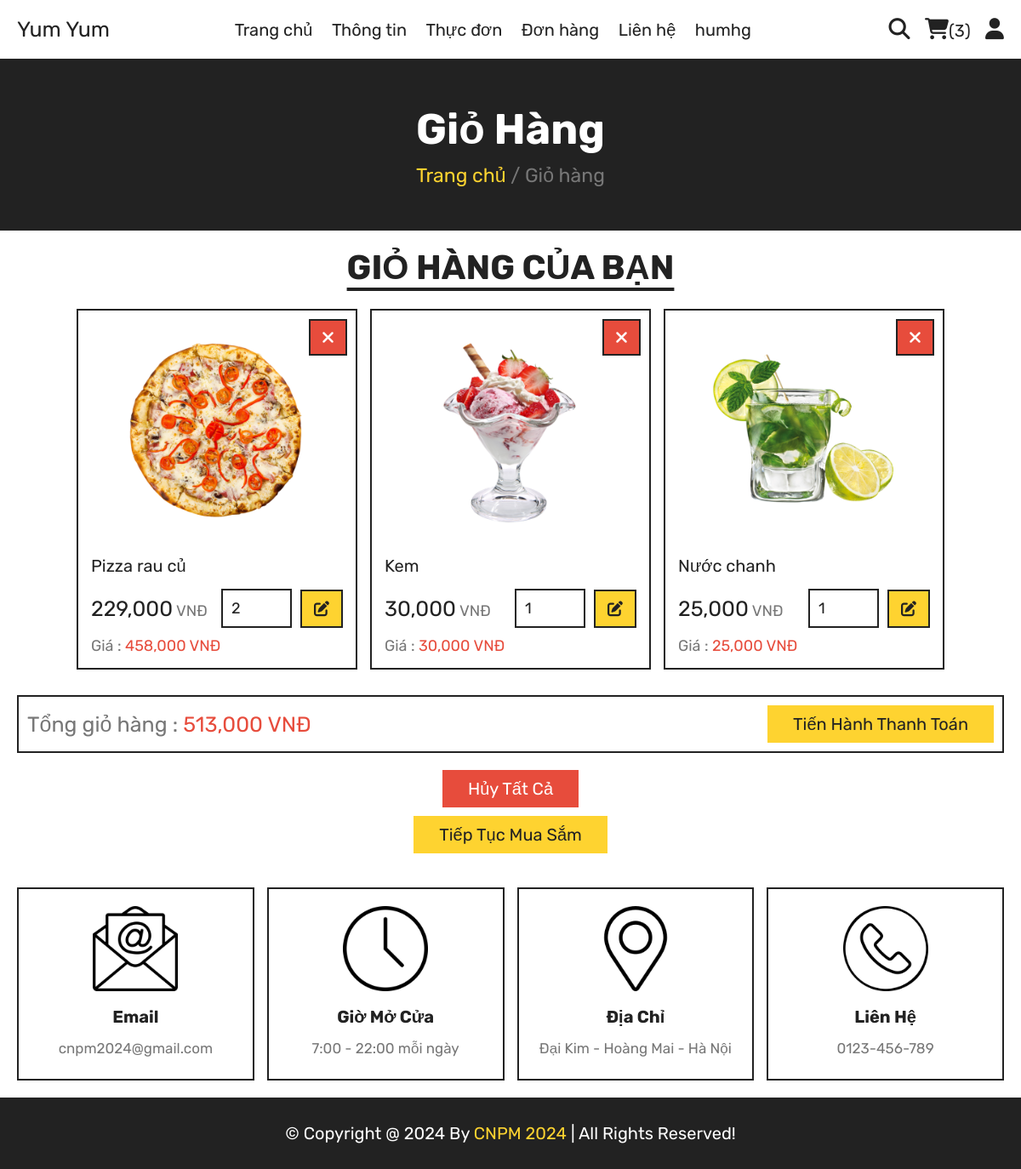
/food_website/cart.php (signed in), run on the app's committed database.
### tables this page shows
CREATE TABLE `cart` (
  `id` int(100) NOT NULL,
  `user_id` int(100) NOT NULL,
  `pid` int(100) NOT NULL,
  `name` varchar(100) NOT NULL,
  `price` int(10) NOT NULL,
  `quantity` int(10) NOT NULL,
  `image` varchar(100) NOT NULL
);

### food_website/cart.php (the view, shortened to what this page needs)
<!DOCTYPE html>
<html lang="en">
<head>
   <link rel="stylesheet" href="https://cdnjs.cloudflare.com/ajax/libs/font-awesome/6.1.1/css/all.min.css">
   <link rel="stylesheet" href="css/style.css">
</head>
<body>
<?php include 'components/user_header.php'; ?>
<div class="heading">
   <h3>Giỏ hàng</h3>
   <p><a href="home.php">Trang chủ</a> <span> / Giỏ hàng</span></p>
</div>
<section class="products">
   <h1 class="title">Giỏ hàng của bạn</h1>
   <div class="box-container">
      <?php
         $grand_total = 0;
         $select_cart = $conn->prepare("SELECT * FROM `cart` WHERE user_id = ?");
         $select_cart->execute([$user_id]);
         if($select_cart->rowCount() > 0){
            while($fetch_cart = $select_cart->fetch(PDO::FETCH_ASSOC)){
      ?>
      <form action="" method="post" class="box">
         <button type="submit" class="fas fa-times" name="delete" onclick="return confirm('Xóa món?');"></button>
         <img src="uploaded_img/<?= $fetch_cart['image']; ?>" alt="">
         <div class="name"><?= $fetch_cart['name']; ?></div>
         <div class="flex">
            <div class="price"><?= number_format($fetch_cart['price']); ?><span> VNĐ</span></div>
            <input type="number" name="qty" class="qty" min="1" max="99" value="<?= $fetch_cart['quantity']; ?>" maxlength="2">
            <button type="submit" class="fas fa-edit" name="update_qty"></button>
         </div>
         <div class="sub-total"> Giá : <span><?= number_format($sub_total = ($fetch_cart['price'] * $fetch_cart['quantity'])); ?> VNĐ</span> </div>
      </form>
      <?php
               $grand_total += $sub_total;
            }
         }else{
            echo '<p class="empty">Giỏ hàng trống</p>';
         }
      ?>
   </div>
   <div class="cart-total">
      <p>Tổng giỏ hàng : <span><?= number_format($grand_total); ?> VNĐ</span></p>
      <a href="checkout.php" class="btn <?= ($grand_total > 1)?'':'disabled'; ?>">Tiến hành thanh toán</a>
   </div>
   <div class="more-btn">
      <form action="" method="post">
         <button type="submit" class="delete-btn <?= ($grand_total > 1)?'':'disabled'; ?>" name="delete_all" onclick="return confirm('Xóa giỏ hàng?');">Hủy tất cả</button>
      </form>
      <a href="menu.php" class="btn">Tiếp tục mua sắm</a>
   </div>
</section>
<?php include 'components/footer.php'; ?>
</body>
</html>

### food_website/css/style.css (style rules this page uses)
:root { --yellow:#fed330; --red:#e74c3c; --white:#fff; --black:#222; --light-color:#777; --border:.2rem solid var(--black); }
* { font-family: 'Rubik', sans-serif; margin:0; padding:0; box-sizing: border-box; outline: none; border: none; text-decoration: none; }
html { font-size: 62.5%; overflow-x: hidden; scroll-behavior: smooth; stop-opacity: 7rem; }
section { margin:0 auto; max-width: 1200px; padding:2rem; }
.title { text-align: center; margin-bottom: 2.5rem; font-size: 4rem; color:var(--black); text-transform: uppercase; text-decoration: underline; text-underline-offset: 1rem; }
.heading { display: flex; align-items: center; justify-content: center; gap:1rem; flex-flow: column; background-color: var(--black); min-height: 20rem; }
.heading h3 { font-size: 5rem; color:var(--white); text-transform: capitalize; }
.heading p { font-size: 2.3rem; color:var(--light-color); }
.heading p a { color:var(--yellow); }
.btn, .delete-btn { margin-top: 1rem; display: inline-block; font-size: 2rem; padding:1rem 3rem; cursor: pointer; text-transform: capitalize; transition: .2s linear; }
.btn { background-color: var(--yellow); color:var(--black); }
.delete-btn { background-color: var(--red); color:var(--white); }
.products .box-container { display: grid; grid-template-columns: repeat(auto-fit, 33rem); justify-content: center; align-items: flex-start; gap:1.5rem; }
.products .box-container .box { border:var(--border); padding:1.5rem; position: relative; overflow: hidden; }
.products .box-container .box img { height: 25rem; width: 100%; object-fit: contain; margin-bottom: 1rem; }
.products .box-container .box .name { font-size: 2rem; color:var(--black); margin:1rem 0; }
.products .box-container .box .flex { display: flex; align-items: center; gap:1rem; margin-top: 1.5rem; }
.products .box-container .box .flex .price { margin-right: auto; font-size: 2.5rem; color:var(--black); }
.products .box-container .box .flex .price span { color:var(--light-color); font-size: 1.8rem; }
.products .box-container .box .flex .qty { padding:1rem; border:var(--border); font-size: 1.8rem; color:var(--black); }
.products .box-container .box .flex .fa-edit { width: 5rem; background-color: var(--yellow); color:var(--black); cursor: pointer; font-size: 1.8rem; height: 4.5rem; border:var(--border); }
.products .box-container .box .fa-times { position: absolute; top:1rem; right:1rem; background-color: var(--red); color:var(--white); border:var(--border); line-height:4rem; height: 4.3rem; width: 4.5rem; cursor: pointer; font-size: 2rem; }
.products .box-container .box .sub-total { margin-top: 1rem; font-size: 1.8rem; color:var(--light-color); }
.products .box-container .box .sub-total span { color:var(--red); }
.products .more-btn { margin-top: 1rem; text-align: center; }
.products .cart-total { display: flex; align-items: center; gap:1.5rem; flex-wrap: wrap; justify-content: space-between; margin-top: 3rem; border:var(--border); padding:1rem; }
.products .cart-total p { font-size: 2.5rem; color:var(--light-color); }
.products .cart-total p span { color:var(--red); }
.products .cart-total .btn { margin-top: 0; }

### data on the page
cart: image (picture), name "Pizza rau củ", price "229,000", qty "2", $sub_total = ($fetch_cart['price'] * $fetch_cart['quantity']) "458,000"
cart: image (picture), name "Kem", price "30,000", qty "1", $sub_total = ($fetch_cart['price'] * $fetch_cart['quantity']) "30,000"
cart: image (picture), name "Nước chanh", price "25,000", qty "1", $sub_total = ($fetch_cart['price'] * $fetch_cart['quantity']) "25,000"

### other printed values
$total_cart_items "3"
$grand_total "513,000"
